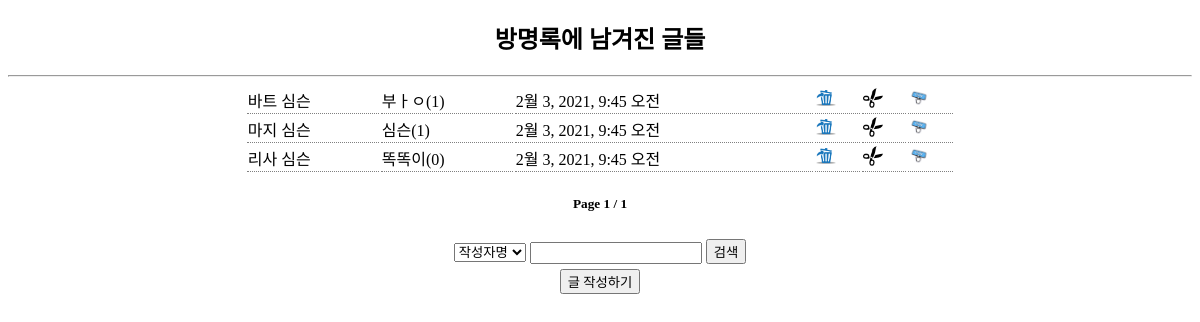
The app's page /visitorapp/visitorR/ with its own data.
### visitorapp/models.py (models this page shows, shortened)
class Visitor(models.Model) :
    name = models.CharField(max_length=6)
    memo = models.TextField()
    writedate = models.DateTimeField(auto_now_add=True)

### visitorapp/views.py (the view)
# urls.py: path("visitorR/", views.v_read, name="vR"),
def v_read(request) :
    page = request.GET.get('page', 1)
    vlist = Visitor.objects.all()
    paginator = Paginator(vlist, 3)
    vlistpage = paginator.get_page(page)
    context = {"vlist": vlistpage}
    return render(request, 'visitor_crud.html', context)

### visitorapp/templates/visitor_crud.html (shortened to what this page needs)
{% extends 'basesimple.html' %}
{% block mycontent %}
<h2>방명록에 남겨진 글들</h2>
<hr>
{% load static %}
<table>
{% for vdata in vlist %}
      <tr>
          <td>{{ vdata.name }}</td>
          <td>{{ vdata.memo }}<span onclick="read_reply({{ vdata.pk }})">({{vdata.reply_set.values|length}})</span></td>
          <td>{{ vdata.writedate }}</td>
          <td><img src="{% static  'images/delete.png' %}" onclick="dd_confirm('{{ vdata.name }}', {{ vdata.pk }})" width="20"></td>
          <td><img src="{% static  'images/edit.png' %}" onclick="ajax_uu_request({{ vdata.pk }})" width="20"></td>
          <td><img src="{% static  'images/reply.jpg' %}" onclick="write_reply({{ vdata.pk }})" width="20"></td>
      </tr>
{% endfor %}
</table>
<h5>
	Page {{ vlist.number }} / {{ vlist.paginator.num_pages }}
</h5>
<div id="searchdiv">
    <select name="searchtype">
        <option value="search1">작성자명</option>
    </select>
    <input type="text" name="keyword">
    <button  onclick="processSearch() ">검색</button>
</div>
<div id="btndiv"><button  onclick="displayInputForm() ">글 작성하기</button></div>
{% endblock %}

### studyproject/templates/basesimple.html (shortened to what this page needs)
<!DOCTYPE html>
<html lang="ko">
<head>
</head>
<body>
    {% block mycontent %}
    {% endblock %}
</body>
</html>

### records on screen
Visitor: name "바트 심슨", memo "부ㅏㅇ", reply_set.values|length "1", writedate "2월 3, 2021, 9:45 오전"
Visitor: name "마지 심슨", memo "심슨", reply_set.values|length "1", writedate "2월 3, 2021, 9:45 오전"
Visitor: name "리사 심슨", memo "똑똑이", reply_set.values|length "0", writedate "2월 3, 2021, 9:45 오전"

### other values on screen
{{ vlist.number }} "1"
{{ vlist.paginator.num_pages }} "1"
